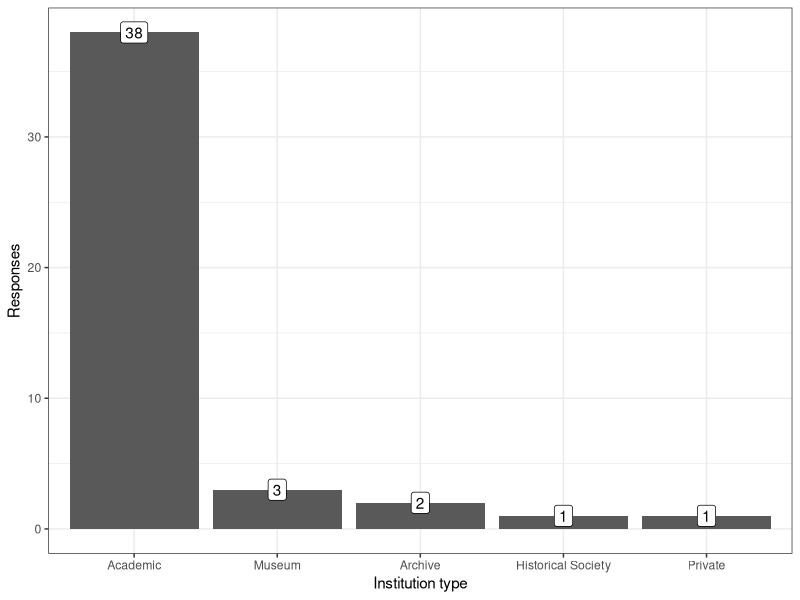
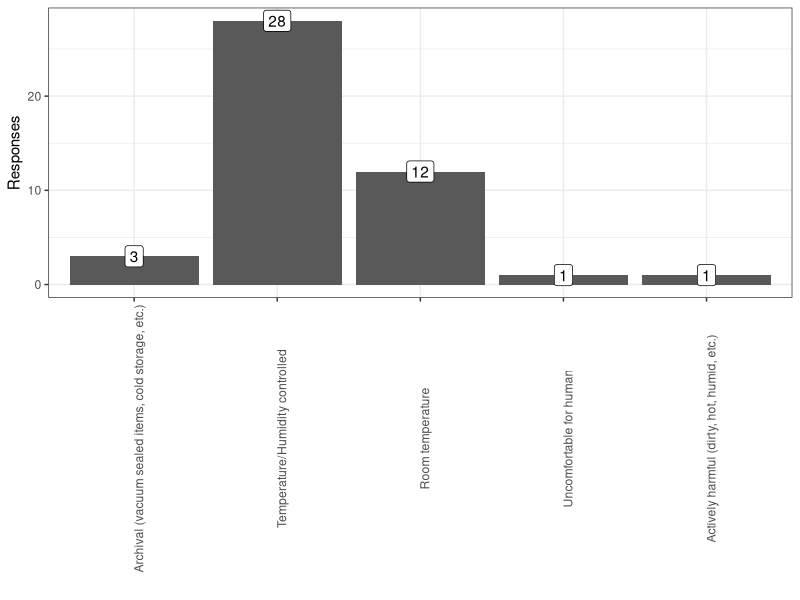
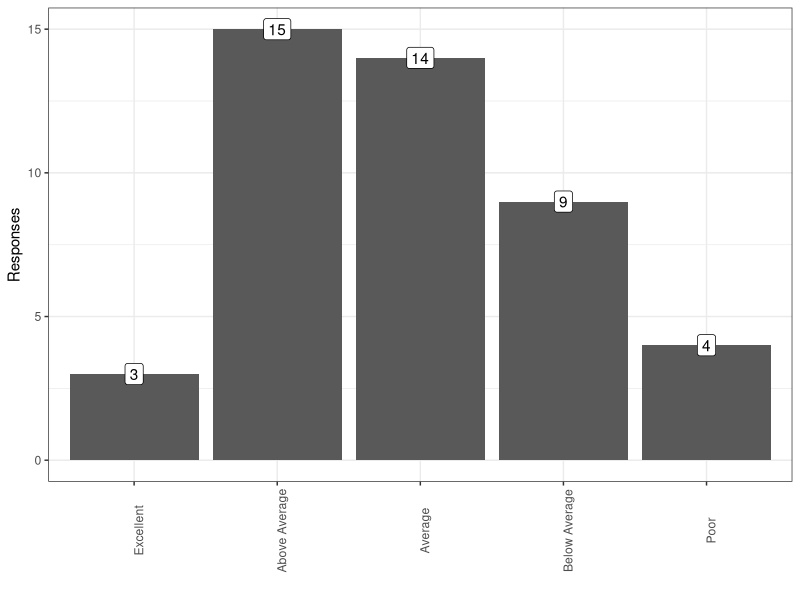
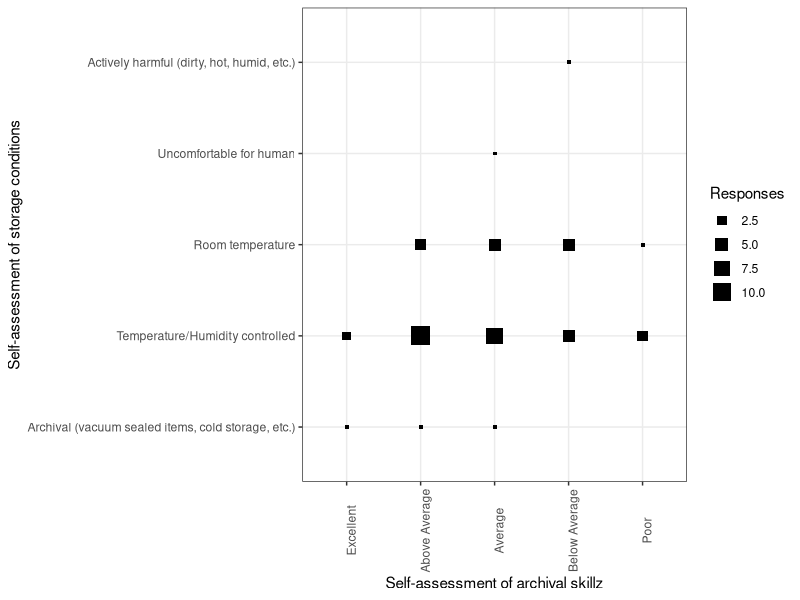
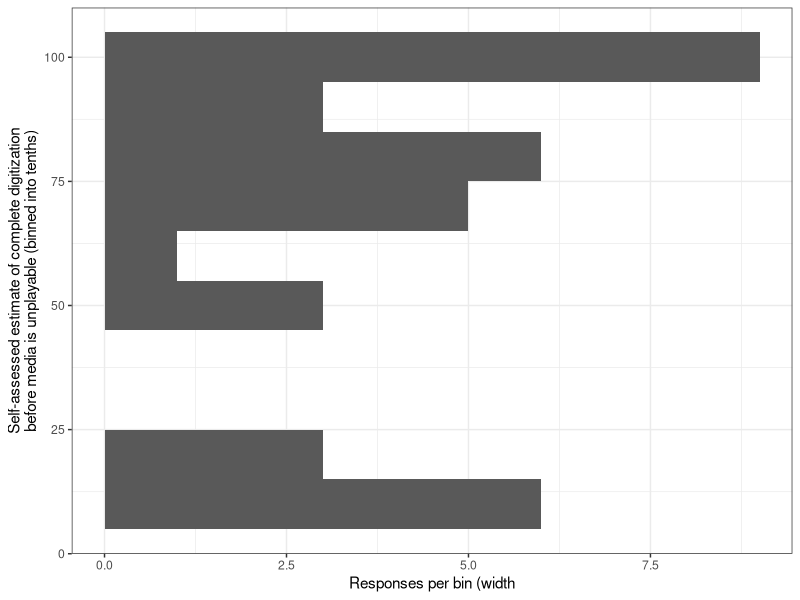
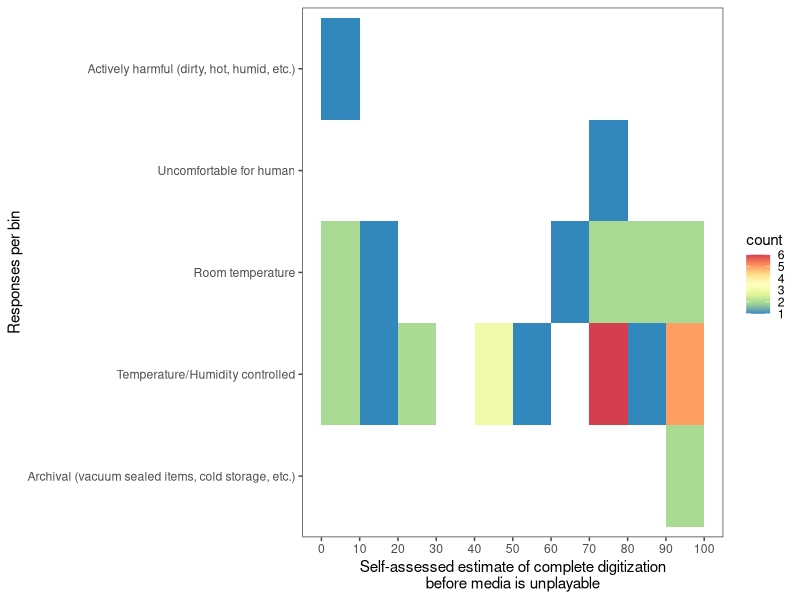
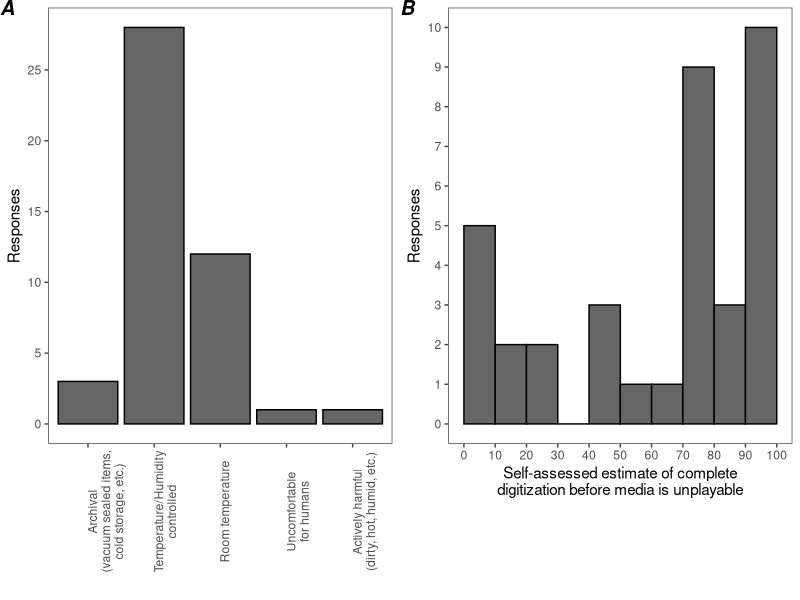
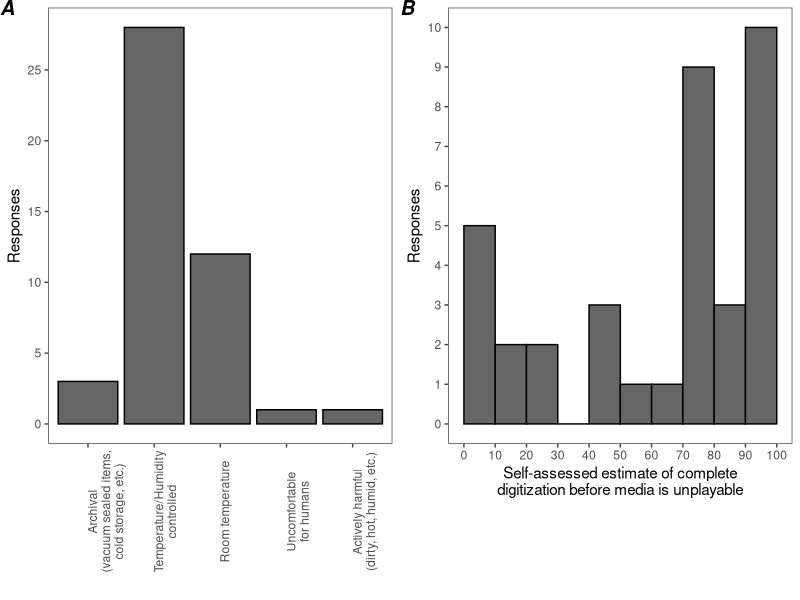

Here is the R script that generated these plots, in order: (Note: this script raises an error after producing the figures.)
## ---- chunk 1
knitr::opts_chunk$set(echo=F,message=F,error=T,warning=F)
## ---- chunk 2
library(tidyverse)
library(ggrepel)
library(egg)
library(ComplexHeatmap)
library(circlize)
## ---- chunk 3
raw_datar <- read_csv("survey_data_2019.csv" ,
    col_names=c(
        "Key","State","InstitutionType","TotalItems",
        "StorageConditions",
        "Unstructured_StorageHistory",
        "Unstructured_CompletionEstimate",
        "PercentDigitizedBeforeUnplayable",
        "PracticeSelfAssesment",
        "Percentage_Open Reel Video","Percentage_U-Matic","Percentage_Betamax",
        "Percentage_VHS & S-VHS","Percentage_Betacam & Betacam SP",
        "Percentage_Video 8 & Hi8","Percentage_D2","Percentage_D3",
        "Percentage_DVCAM","Percentage_MiniDV","Percentage_DVCPro",
        "Percentage_Digital 8","Percentage_Open Reel Audio",
        "Percentage_Compact Cassette","Percentage_Microcassette",
        "Percentage_DAT","Percentage_DTRS","Percentage_F-1","Percentage_DCC",
        "Percentage_8-Track","Percentage_Other"),
    skip=1
    ) %>%
    mutate(PercentDigitizedBeforeUnplayable=sub("%","",
            PercentDigitizedBeforeUnplayable)
        )
all_responses <- raw_datar

risk_factors <- read_tsv("risk_assesment.tsv") %>%
    mutate(Risk=factor(Risk,
            levels=c("Low","Moderate","High","Very High","Extremely High")
        )   ) 

tdatar <- all_responses %>%
    gather(Format,Percentage,starts_with("Percentage_")) %>%
    mutate(Percentage=as.numeric(sub("%","",Percentage))) %>%
    mutate(EstItemCount=TotalItems*Percentage/100) %>%
    mutate(FormatName=sub("Percentage_","",Format)) %>% 
    left_join(risk_factors%>%rename(FormatName=Format),by="FormatName")

## ---- chunk 4
all_responses %>%
    {
    ggplot(.)+theme_bw()+
    aes(x=InstitutionType)+
    geom_bar()+
    scale_x_discrete(limits=names(sort(table(.$InstitutionType),decreasing=T)))+
    geom_label(aes(label=..count..,y=..count..),stat="count")+
    xlab("Institution type")+
    ylab("Responses")
    }
## ---- chunk 5
all_responses %>%
    filter(!is.na(StorageConditions)) %>%
    {
    ggplot(.)+theme_bw()+
    aes(x=StorageConditions)+
    geom_bar()+
    scale_x_discrete(limits=c(
            "Archival (vacuum sealed items, cold storage, etc.)",
            "Temperature/Humidity controlled",
            "Room temperature",
            "Uncomfortable for human",
            "Actively harmful (dirty, hot, humid, etc.)"
            )
        )+
    geom_label(aes(label=..count..,y=..count..),stat="count")+
    theme(axis.text.x=element_text(angle=90))+
    xlab("")+
    ylab("Responses")
    }
## ---- chunk 6
all_responses %>%
    filter(!is.na(PracticeSelfAssesment)) %>%
    {
    ggplot(.)+theme_bw()+
    aes(x=PracticeSelfAssesment)+
    geom_bar()+
    scale_x_discrete(limits=c(
            "Excellent",
            "Above Average",
            "Average",
            "Below Average",
            "Poor"
            )
        )+
    geom_label(aes(label=..count..,y=..count..),stat="count")+
    theme(axis.text.x=element_text(angle=90))+
    xlab("")+
    ylab("Responses")
    }
## ---- chunk 7
all_responses %>%
    filter(!is.na(PracticeSelfAssesment)) %>%
    filter(!is.na(StorageConditions)) %>%
    {
    ggplot(.)+theme_bw()+
    aes(x=PracticeSelfAssesment,y=StorageConditions)+
    stat_bin2d(geom="point",aes(size=..count..),shape=15)+
    guides(fill=F)+
    scale_x_discrete(limits=c(
            "Excellent",
            "Above Average",
            "Average",
            "Below Average",
            "Poor"
            )
        )+
    scale_y_discrete(limits=c(
            "Archival (vacuum sealed items, cold storage, etc.)",
            "Temperature/Humidity controlled",
            "Room temperature",
            "Uncomfortable for human",
            "Actively harmful (dirty, hot, humid, etc.)"
            )
        )+
    scale_size("Responses")+
    theme(axis.text.x=element_text(angle=90))+
    xlab("Self-assessment of archival skillz")+
    ylab("Self-assessment of storage conditions")
    }
## ---- chunk 8
all_responses %>%
    filter(!is.na(PercentDigitizedBeforeUnplayable)) %>%
    {
    ggplot(.)+theme_bw()+
    aes(x=as.numeric(PercentDigitizedBeforeUnplayable))+
    stat_bin(binwidth=10,geom="bar")+
    xlab("Self-assessed estimate of complete digitization\nbefore media is unplayable (binned into tenths)")+
    ylab("Responses per bin (width")+
    coord_flip()
    }
## ---- chunk 9
g_storage_vs_complete <- all_responses %>%
    filter(!is.na(StorageConditions)) %>%
    filter(!is.na(PercentDigitizedBeforeUnplayable)) %>%
    {
    ggplot(.)+
    theme_article()+scale_fill_distiller(palette="Spectral")+
    aes(x=as.numeric(PercentDigitizedBeforeUnplayable),y=StorageConditions)+
    scale_y_discrete(limits=c(
            "Archival (vacuum sealed items, cold storage, etc.)",
            "Temperature/Humidity controlled",
            "Room temperature",
            "Uncomfortable for human",
            "Actively harmful (dirty, hot, humid, etc.)"
            )
        )+
    stat_bin2d(binwidth=c(10,1))+
    xlab("Self-assessed estimate of complete digitization\nbefore media is unplayable")+
    ylab("Responses per bin")+
    scale_x_continuous(breaks=seq(0,100,10))
    }
g_storage_vs_complete

g_storage <- all_responses %>%
    filter(!is.na(StorageConditions)) %>%
    {
    ggplot(.)+theme_article()+
    aes(x=StorageConditions)+
    scale_x_discrete(limits=c(
            "Archival (vacuum sealed items, cold storage, etc.)",
            "Temperature/Humidity controlled",
            "Room temperature",
            "Uncomfortable for human",
            "Actively harmful (dirty, hot, humid, etc.)"
            ),
            labels=c(
            "Archival\n(vacuum sealed items,\ncold storage, etc.)",
            "Temperature/Humidity\ncontrolled",
            "Room temperature",
            "Uncomfortable\nfor humans",
            "Actively harmful\n(dirty, hot, humid, etc.)"
            )
        )+
    geom_bar(fill="grey40",color="black")+
    #geom_label(aes(label=..count..,y=..count..),stat="count")+
    scale_y_continuous(breaks=seq(0,40,5))+
    theme(axis.text.x=element_text(angle=90))+
    xlab("")+
    ylab("Responses")
    }
g_complete <- all_responses %>%
    filter(!is.na(PercentDigitizedBeforeUnplayable)) %>%
    {
    ggplot(.)+theme_article()+
    aes(x=as.numeric(PercentDigitizedBeforeUnplayable))+
    stat_bin(binwidth=10,center=5,geom="bar",fill="grey40",color="black")+
    xlab("Self-assessed estimate of complete\ndigitization before media is unplayable")+
    ylab("Responses")+
    scale_x_continuous(breaks=seq(0,100,10))+
    scale_y_continuous(breaks=seq(0,10,1))
    }
g_both <- ggarrange(g_storage,g_complete,nrow=1,labels=c("A","B"))
g_both

ggsave("storageConditions_and_completionEstimate.svg",g_both,width=6,height=4)
ggsave("storageConditions_and_completionEstimate.png",g_both,width=6,height=4)
## ---- chunk 10
g <- tdatar %>% 
    group_by(FormatName,Risk) %>%
    summarize(EstTotal=sum(EstItemCount,na.rm=T)) %>%
    filter(!is.na(Risk)) %>%
    filter(EstTotal>0) %>%
    ggplot()+
    theme_bw()+
    aes(x=Risk,y=EstTotal,label=FormatName)+
    geom_text_repel(box.padding=1,segment.color="grey60")+
    theme(axis.text.x=element_text(angle=90))+
    ylab("Total estimated items, across survey")+
    xlab("Risk Estimate")
g
g+geom_dotplot(binaxis="y",stackdir="center",binwidth=3e3)
g+geom_dotplot(binaxis="y",stackdir="center",binwidth=0.05)+
    scale_y_log10(labels=function(x){formatC(x,big.mark=",",format="d")},
        breaks=c(500+0.5,1e3,2e3,5e3+0.5,1e4,2e4,5e4+1,1e5,2e5))

ggsave("risk_and_totals_log.png",g+
    geom_dotplot(binaxis="y",stackdir="center",binwidth=0.05)+
    scale_y_log10(labels=function(x){formatC(x,big.mark=",",format="d")},
        breaks=c(500+0.5,1e3,2e3,5e3+0.5,1e4,2e4,5e4+1,1e5,2e5)),
    width=6,height=6)
ggsave("risk_and_totals_log.svg",g+
    geom_dotplot(binaxis="y",stackdir="center",binwidth=0.05)+
    scale_y_log10(labels=function(x){formatC(x,big.mark=",",format="d")},
        breaks=c(500+0.5,1e3,2e3,5e3+0.5,1e4,2e4,5e4+1,1e5,2e5)),
    width=6,height=6)

ggsave("risk_and_totals.png", g+
    scale_y_continuous(labels=function(x){formatC(x,big.mark=",",format="d")},
        breaks=seq(0,2e5,2e4))+
        geom_dotplot(binaxis="y",stackdir="center",binwidth=3e3),
    width=6,height=6)
ggsave("risk_and_totals.svg",g+
    scale_y_continuous(labels=function(x){formatC(x,big.mark=",",format="d")},
        breaks=seq(0,2e5,2e4))+
        geom_dotplot(binaxis="y",stackdir="center",binwidth=3e3),
    width=6,height=6)

## ---- chunk 11
tdatar %>% 
    {
    ggplot(.)+theme_bw()+
    aes(x=FormatName,y=EstItemCount)+
    geom_boxplot(outlier.alpha=0)+
    geom_dotplot(binaxis="y",stackdir="center",dotsize=1.0,alpha=0.5,binwidth=0.05)+
    scale_y_log10()+
    scale_x_discrete(limits=group_by(.,FormatName)%>%summarize(z=sum(EstItemCount,na.rm=T))%>%arrange(-z)%>%pull(FormatName))+
    theme(axis.text.x=element_text(angle=90))+
    ylab("Total estimated items across survey")+
    xlab("Format")
    }
## ---- chunk 12
# Notice this one is cropping out one observation of a fraction of a fraction of
# a percentage of "Other" media.
tdatar %>% 
    {
    ggplot(.)+theme_bw()+
    aes(x=FormatName,y=Percentage)+
    geom_boxplot(outlier.alpha=0)+
    geom_dotplot(binaxis="y",stackdir="center",dotsize=1.0,alpha=0.5,binwidth=0.05)+
    scale_y_log10(limits=c(1,NA))+
    scale_x_discrete(limits=group_by(.,FormatName)%>%summarize(z=sum(Percentage,na.rm=T))%>%arrange(-z)%>%pull(FormatName))+
    theme(axis.text.x=element_text(angle=90))+
    ylab("Percentage of collection that is that item")+
    xlab("Format")
    }
## ---- chunk 13
heatmap_datar_counts <- tdatar %>% 
    filter(EstItemCount>0) %>%
    select(Key,State,InstitutionType,TotalItems,FormatName,EstItemCount) %>%
    spread(FormatName,EstItemCount,fill=0)

counts_valz <- log10(unlist(heatmap_datar_counts[,-c(1,2,3,4)])+1)

col_ann <- risk_factors %>% rename(FormatName=Format) %>% as.data.frame()
rownames(col_ann) <- col_ann[[1]]
col_ann <- col_ann %>% select(-FormatName) %>% rename(`Format Risk`=Risk)

risk_annotation <- HeatmapAnnotation(
    `Format Risk`=col_ann$`Format Risk`,
    col=list(`Format Risk`=c(
            `Extremely High`="#7b3294",`Very High`="#c2a5cf",
            `High`="#a6dba0",`Moderate`="#008837"
    )   )   )
the_heatmap <- Heatmap(
    log10(heatmap_datar_counts[,-c(1,2,3,4)]+1),
    top_annotation=risk_annotation,
    col=colorRamp2(
        c(min(counts_valz),median(counts_valz),max(counts_valz)),
        c("#ffffff", "#fefefe", "#000000")
        ),
    heatmap_legend_param = list(
        title="Item counts", 
        at=log10(c(10+1,1000+1,1e4+1,5e4+1)),
        labels=c(10,1000,1e4,5e4),
        legend_height = unit(6, "cm"),
        heatmap_legend_side="bottom"
        )
    )
ht_list <- the_heatmap 
g <- draw(ht_list, heatmap_legend_side = "right", annotation_legend_side = "right")
## ---- chunk 14
heatmap_datar_frac <- tdatar %>% 
    filter(EstItemCount>0) %>%
    select(Key,State,InstitutionType,TotalItems,FormatName,Percentage) %>%
    mutate(Fraction=Percentage/100)%>%
    select(-Percentage) %>%
    spread(FormatName,Fraction,fill=0)

#TotalItems,StorageConditions,PercentDigitizedBeforeUnplayable,PracticeSelfAssessment,

frac_valz <- unlist(heatmap_datar_frac[,-c(1,2,3,4)])

col_ann <- risk_factors %>% rename(FormatName=Format) %>% as.data.frame()
rownames(col_ann) <- col_ann[[1]]
col_ann <- col_ann %>% select(-FormatName) %>% rename(`Format Risk`=Risk)

risk_annotation <- HeatmapAnnotation(
    `Format Risk`=col_ann$`Format Risk`,
    col=list(
        `Format Risk`=c(
            `Extremely High`="#7b3294",`Very High`="#c2a5cf",
            `High`="#a6dba0",`Moderate`="#008837"
            )
    )   )
the_heatmap <- Heatmap(
    log10(heatmap_datar_frac[,-c(1,2,3,4)]+.001),
    top_annotation=risk_annotation,
    col=colorRamp2(
        log10(c(min(frac_valz),median(frac_valz),max(frac_valz))+.001),
        c("#ffffff", "#fefefe", "#000000")
        ),
    heatmap_legend_param = list(
        title="Fraction of\ncollection", 
        at=log10(c(0,0.05,0.1,0.30)+0.001),
        labels=c("1%","5%","10%","30%"),
        legend_height = unit(6, "cm"),
        heatmap_legend_side="bottom"
        )
    )
ht_list <- the_heatmap 
g <- draw(ht_list, heatmap_legend_side = "right", annotation_legend_side = "right")



## ---- chunk 15
pca_datar <- tdatar %>% select(Key,TotalItems,FormatName,EstItemCount) %>%
    spread(FormatName,EstItemCount,fill=0)

matrix_by_inst <- as.matrix(pca_datar[,-c(1,2)])
rownames(matrix_by_inst) <- pca_datar[,1][[1]]
cluster_inst <- hclust(dist(scale(matrix_by_inst))) 
matrix_by_media <- t(as.matrix(pca_datar[,-c(1,2)]))
cluster_media <- hclust(dist(scale(matrix_by_media)))
## ---- chunk 16
pca_media <- prcomp(t(matrix_by_media[apply(matrix_by_media,1,sum)>0,]),center=T,scale=T)

media_pca_plot <- pca_media$rotation %>% 
    {bind_cols(tibble(Format=rownames(.)),as.tibble(.))} %>%
    select(Format,PC1,PC2,PC3,PC4,PC5,PC6) %>% 
    ggplot()+theme_bw()+
    aes(label=Format)+
    geom_point()+
    geom_label_repel()
media_pca_plot + aes(x=PC1,y=PC2)
## ---- chunk 17
media_pca_plot + aes(x=PC3,y=PC4)
## ---- chunk 18
pca_inst <- prcomp(t(matrix_by_inst[apply(matrix_by_inst,1,sum)>0,] ),center=T,scale=T)
percent_varz <- signif(pca_inst$sdev / sum(pca_inst$sdev) * 100,3)

filtered_mbi <- matrix_by_inst[apply(matrix_by_inst,1,sum)>0,]

pdatar <- pca_inst$rotation %>% 
    {bind_cols(tibble(Key=rownames(.)),as.tibble(.))} %>%
    select(Key,PC1,PC2,PC3,PC4,PC5,PC6) %>% 
    left_join(all_responses%>%mutate(Key=as.character(Key)),by="Key") 

inst_pca_plot <- pdatar %>%
    ggplot()+theme_bw()+
    aes(label=Key)+
    geom_point()+
    geom_label_repel()
pc12 <- inst_pca_plot+aes(x=PC1,y=PC2)+
    xlab(paste0("PC1 ",percent_varz[1],"% variance"))+
    ylab(paste0("PC2 ",percent_varz[2],"% variance"))
pc34 <- inst_pca_plot + aes(x=PC3,y=PC4)+
    xlab(paste0("PC3 ",percent_varz[3],"% variance"))+
    ylab(paste0("PC4 ",percent_varz[4],"% variance"))
pc56 <- inst_pca_plot + aes(x=PC5,y=PC6)+
    xlab(paste0("PC5 ",percent_varz[5],"% variance"))+
    ylab(paste0("PC6 ",percent_varz[6],"% variance"))

pc12+aes(fill=InstitutionType)
pc34+aes(fill=InstitutionType)
pc56+aes(fill=InstitutionType)
## ---- chunk 19
z <- apply(pca_inst$rotation[,1:6],2,
    function(x){
       lapply(apply(filtered_mbi,2,cor.test,x,method="pearson"),
            function(y){
                data.frame(pval=y$p.value,est=y$estimate)
            })
    })
rez <- data.frame(PC=NA,Format=NA,pval=NA,est=NA)
for (i in names(z)) {
    for (j in names(z[i][[1]])) {
        rez <- rbind(rez,cbind(data.frame(PC=i,Format=j),z[i][[1]][j][[1]]))
    }
}
rez <- rez[-1,]
# god that's ugly, I forgot how to do a for loop for a bit there
ggplot(rez)+theme_bw()+
    aes(label=Format,x=-log10(pval),y=est)+
    facet_wrap(~PC)+
    geom_point()+
    geom_label_repel(data=subset(rez,pval<0.05))
## ---- chunk 20
pc14 <- inst_pca_plot+aes(x=PC1,y=PC4,fill=as.numeric(sub("%","",Percentage_Other)))+
    xlab(paste0("PC1 ",percent_varz[1],"% variance"))+
    ylab(paste0("PC4 ",percent_varz[4],"% variance"))+
    scale_fill_distiller("Other",palette="Spectral",na.value="lightblue")
pc14

pc23 <- inst_pca_plot + aes(x=PC2,y=PC3)+
    xlab(paste0("PC2 ",percent_varz[2],"% variance"))+
    ylab(paste0("PC3 ",percent_varz[3],"% variance"))

pc23+aes(fill=as.numeric(sub("%","",`Percentage_Other`)))+
    scale_fill_distiller("Other",palette="Spectral",na.value="lightblue")

pc23+aes(fill=0+
        as.numeric(sub("%","",`Percentage_U-Matic`))+
        as.numeric(sub("%","",`Percentage_Betacam & Betacam SP`))
        )+
    scale_fill_distiller("Umatic or Betacam",palette="Spectral",na.value="lightblue")

## ---- chunk 21
z <- apply(pca_inst$rotation[,1:6],2,
    function(x){
       lapply(apply(filtered_mbi,2,cor.test,x,method="spearman"),
            function(y){
                data.frame(pval=y$p.value,est=y$estimate)
            })
    })
rez <- data.frame(PC=NA,Format=NA,pval=NA,est=NA)
for (i in names(z)) {
    for (j in names(z[i][[1]])) {
        rez <- rbind(rez,cbind(data.frame(PC=i,Format=j),z[i][[1]][j][[1]]))
    }
}
rez <- rez[-1,]
# god that's ugly, I forgot how to do a for loop for a bit there
ggplot(rez)+theme_bw()+
    aes(label=Format,x=-log10(pval),y=est)+
    facet_wrap(~PC)+
    geom_point()+
    geom_label_repel(data=subset(rez,pval<0.05))
